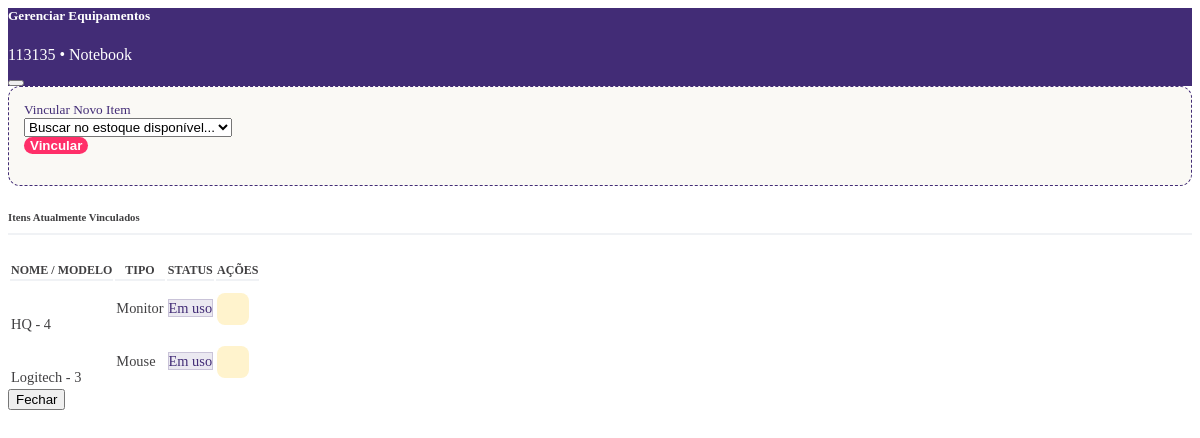
/equipamentos/dispositivo/5/ (signed in), run on the app's committed database.
### dispositivos/models.py (models this page shows, shortened)
class Dispositivo(models.Model):
    codigo = models.CharField(max_length=50, unique=True)
    tipo_dispositivo = models.CharField(max_length=20, choices=TIPO_DISPOSITIVO_CHOICES)
    funcionario = models.ForeignKey(
        'funcionarios.Funcionario',
        on_delete=models.SET_NULL,
        null=True,
        blank=True,
        related_name='dispositivos' # Permite acessar: funcionario.dispositivos.all()
    )
    status = models.CharField(max_length=20, choices=STATUS_CHOICES, default='DISPONIVEL')
    status_antes_manutencao = models.CharField(max_length=20, choices=STATUS_CHOICES, null=True, blank=True)
    class Meta:
        ordering = ['codigo']

### equipamentos/models.py (models this page shows, shortened)
class EquipamentoAuxiliar(models.Model):
    nome = models.CharField(max_length=100)
    tipo_equipamento_aux = models.CharField(max_length=20, choices=TIPO_EQUIPAMENTO_AUX_CHOICES)
    funcionario = models.ForeignKey(
        'funcionarios.Funcionario',
        on_delete=models.SET_NULL,
        null=True,
        blank=True,
        related_name='equipamentos' # Permite: funcionario.equipamentos.all()
    )
    dispositivo = models.ForeignKey(
        'dispositivos.Dispositivo',
        on_delete=models.SET_NULL,
        null=True,
        blank=True
    )
    status = models.CharField(max_length=20, choices=STATUS_CHOICES, default='DISPONIVEL')
    class Meta:
        ordering = ['nome']
        verbose_name = "Equipamento Auxiliar"
        verbose_name_plural = "Equipamentos Auxiliares"

### equipamentos/views.py (the view, shortened to what this page needs)
# urls.py: path('dispositivo/<int:dispositivo_id>/', views.equipamentos_dispositivo, name='equipamentos_dispositivo'),
@login_required
def equipamentos_dispositivo(request, dispositivo_id):
    dispositivo = get_object_or_404(Dispositivo, id=dispositivo_id)
    equipamentos_vinculados = EquipamentoAuxiliar.objects.filter(dispositivo_id=dispositivo_id)
    estoque_disponivel = EquipamentoAuxiliar.objects.filter(status='DISPONIVEL').order_by('nome')
    return render(request, "equipamentos/por_dispositivo.html", {
        "dispositivo": dispositivo,
        "equipamentos": equipamentos_vinculados,
        "estoque": estoque_disponivel,
    })

### equipamentos/templates/equipamentos/por_dispositivo.html (shortened to what this page needs)
<div class="modal-header modal-header-tech">
    <div>
        <h5 class="modal-title fw-bold">
            Gerenciar Equipamentos
        </h5>
        <p class="mb-0 small opacity-75">
            {{ dispositivo.codigo }} <span class="mx-1">•</span> {{ dispositivo.get_tipo_dispositivo_display }}
        </p>
    </div>
    <button type="button" class="btn-close btn-close-white" data-bs-dismiss="modal" aria-label="Close"></button>
</div>
<div class="modal-body p-4">
    <div class="search-box-tech mb-4">
        <div class="d-flex align-items-center mb-2">
            <small class="fw-bold" style="color: #422c76;">Vincular Novo Item</small>
        </div>
        <form method="POST" action="{% url 'equipamentos:equipamentos_dispositivo' dispositivo.id %}">
            <div class="row g-2 align-items-center">
                <div class="col-md-9">
                    <select name="item_id" class="form-select select2-estoque" required>
                        <option value="">Buscar no estoque disponível...</option>
                    </select>
                </div>
                <div class="col-md-3">
                    <button type="submit" class="btn btn-action-magenta w-100 btn-sm py-2" {% if not estoque %}disabled{% endif %}>
                         Vincular
                    </button>
                </div>
            </div>
        </form>
    </div>
    <h6 class="fw-bold mb-3" style="color: #414042; border-bottom: 2px solid #f0f2f5; padding-bottom: 10px;">
        Itens Atualmente Vinculados
    </h6>
    <div class="table-responsive">
        <table class="table table-hover align-middle table-tech-modal mb-0">
            <thead>
                <tr>
                    <th>Nome / Modelo</th>
                    <th>Tipo</th>
                    <th>Status</th>
                    <th class="text-end">Ações</th>
                </tr>
            </thead>
            <tbody>
                {% for item in equipamentos %}
                <tr>
                    <td>
                        <div class="d-flex align-items-center">
                            <div class="rounded-circle bg-light d-flex align-items-center justify-content-center me-2" style="width: 32px; height: 32px; color: #422c76;">
                            </div>
                            <span class="fw-bold">{{ item.nome }}</span>
                        </div>
                    </td>
                    <td><span class="text-muted small">{{ item.get_tipo_equipamento_aux_display }}</span></td>
                    <td>
                        {% if item.status == 'ATIVO' %}
                            <span class="badge rounded-pill badge-status-use">
                                Em uso
                            </span>
                        {% else %}
                            <span class="badge rounded-pill bg-secondary">{{ item.status }}</span>
                        {% endif %}
                    </td>
                    <td class="text-end">
                        <a href="{% url 'equipamentos:desvincular_equipamento' item.id %}"
                           class="btn-return-icon"
                           data-bs-toggle="tooltip"
                           title="Devolver ao Estoque (Tornar Disponível)"
                           onclick="return confirm('Tem certeza? O item voltará a ficar DISPONÍVEL no estoque.');">
                        </a>
                    </td>
                </tr>
                {% endfor %}
            </tbody>
        </table>
    </div>
</div>
<div class="modal-footer bg-light border-0">
    <button type="button" class="btn btn-outline-secondary rounded-pill px-4" data-bs-dismiss="modal">Fechar</button>
</div>

### equipamentos/templates/equipamentos/por_dispositivo.html (style rules this page uses)
.modal-header-tech { background-color: #422c76; color: white; border-bottom: none; }
.search-box-tech { background-color: #faf9f5; border: 1px dashed #422c76; border-radius: 12px; padding: 15px; }
.btn-action-magenta { background-color: #ff2f69; color: white; border: none; border-radius: 50px; font-weight: 600; transition: all 0.2s; }
.table-tech-modal thead th { color: #414042; font-weight: 700; text-transform: uppercase; font-size: 0.75rem; border-bottom: 2px solid #f0f2f5; }
.table-tech-modal tbody td { color: #414042; vertical-align: middle; font-size: 0.9rem; }
.badge-status-use { background-color: rgba(66, 44, 118, 0.1); color: #422c76; border: 1px solid rgba(66, 44, 118, 0.2); }
.btn-return-icon { background-color: #fff3cd; color: #856404; border: none; width: 32px; height: 32px; display: inline-flex; align-items: center; justify-content: center; border-radius: 8px; transition: all 0.2s; }

### data on the page
Dispositivo: codigo "113135", tipo_dispositivo "Notebook"
EquipamentoAuxiliar: nome "HQ - 4", tipo_equipamento_aux "Monitor", status "Em uso"
EquipamentoAuxiliar: nome "Logitech - 3", tipo_equipamento_aux "Mouse", status "Em uso"
